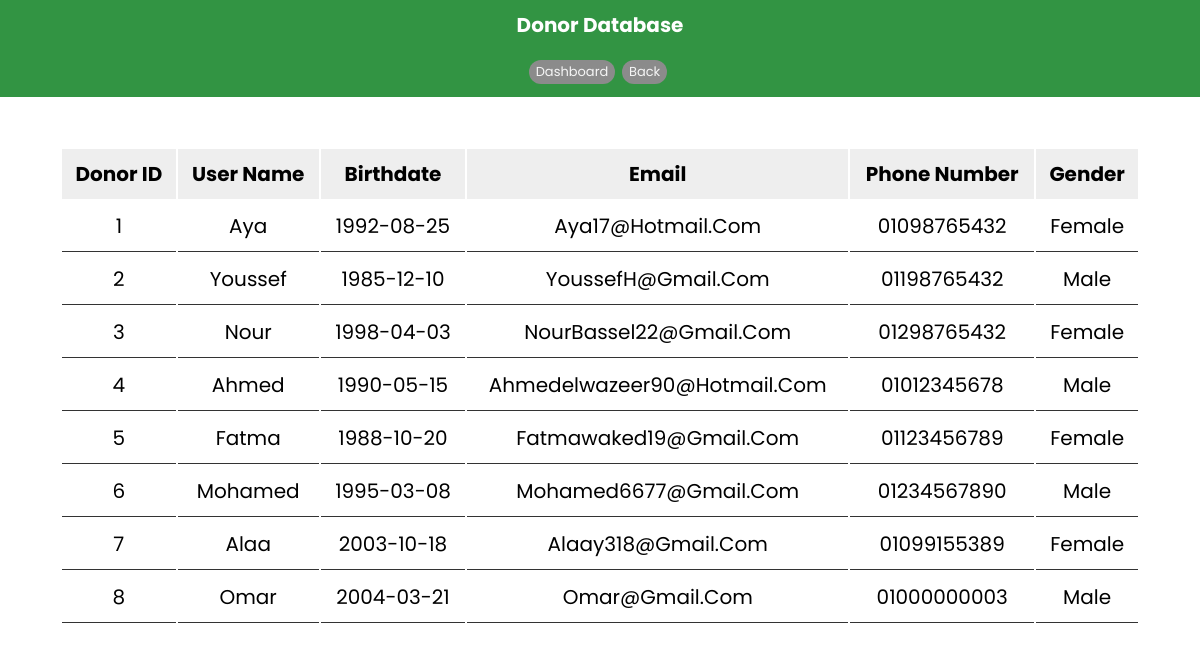
Page /Controller/DonorController.php (signed in) on the committed database.
### tables this page shows
CREATE TABLE `donor` (
  `id` int(10) UNSIGNED NOT NULL,
  `username` varchar(128) DEFAULT NULL,
  `birthdate` date DEFAULT NULL,
  `email` varchar(128) DEFAULT NULL,
  `password` varchar(128) DEFAULT NULL,
  `phone_number` varchar(128) DEFAULT NULL,
  `gender` tinyint(1) DEFAULT NULL
);

### Model/pdo.php (called while the page is built)
<?php
class Singleton
{
    private static $pdo;
    public static function getpdo()
    {
        if (self::$pdo == null)
            self::$pdo = new PDO('mysql:host=localhost;port=3306;dbname=foodbank', 'root', '');
        return self::$pdo;
    }
}

### Model/DonorModel.php (called while the page is built, shortened)
<?php
require_once "pdo.php";
class DonorModel extends ModifiableAbstModel
{
    public static function view_all()
    {
        $stmt = Singleton::getpdo()->query("SELECT * FROM " . self::table);
        return $stmt->fetchAll(PDO::FETCH_ASSOC);
    }
}

### View/DonorView.php (the view, shortened to what this page needs)
<?php
class DonorView extends ViewAbst
{
    function ShowDonorsTable($rows)
    {
        echo ('
            <!DOCTYPE html>
            <html lang="en">
            <head>
                <meta charset="UTF-8">
                <meta http-equiv="X-UA-Compatible" content="IE=edge">
                <meta name="viewport" content="width=device-width, initial-scale=1.0">
                <link rel="stylesheet" href="../CSS/CRUD.css">
                <link rel="stylesheet" href="https://cdnjs.cloudflare.com/ajax/libs/font-awesome/6.5.2/css/all.min.css">
                <link rel="icon" href="../Resources/logo.ico">
                <title>Donors</title>
            </head>
            <body>
                <header>
                    <h1>Donor Database</h1>
                    <nav>
                        <ul>
                            <a href="../Controller/AdminController.php"><li>Dashboard</li></a>
                            <a href="../Controller/DonationController.php"><li>Back</li></a>
                        </ul>
                    </nav>
                </header>
                <div class="container">
                    <div class="object-display">
                        <table class="object-display-table">
                            <thead><tr>
                                <th>Donor ID</th>
                                <th>User Name</th>
                                <th>Birthdate</th>
                                <th>Email</th>
                                <th>Phone Number</th>
                                <th>Gender</th>
                            </tr></thead>
        ');
        foreach ($rows as $row)
            echo ('
                            <tr>
                                <td>' . $row['id'] . '</td>
                                <td>' . $row['username'] . '</td>
                                <td>' . $row['birthdate'] . '</td>
                                <td>' . $row['email'] . '</td>
                                <td>' . $row['phone_number'] . '</td>
                                <td>' . (($row['gender'] == GenderEnum::Male->value) ? "Male" : "Female") . '</td>
                            </tr>
            ');
    }
}

### CSS/CRUD.css (style rules this page uses)
:root { --green: #27ae60; --black: #333; --white: #fff; --bg-color: #eee; --box-shadow: 0 0.5rem 1rem rgba(0, 0, 0, 0.1); --border: 0.1rem solid var(--black); }
* { font-family: "Poppins", sans-serif; margin: 0; padding: 0; box-sizing: border-box; outline: none; border: none; text-decoration: none; text-transform: capitalize; }
header { background-color: #329443; color: #fff; padding: 10px; text-align: center; }
html { font-size: 62.5%; overflow-x: hidden; }
li { display: inline-block; width: auto; cursor: pointer; border-radius: 5rem; margin-top: 1rem; margin-bottom: 0.3rem; margin-right: 0.4rem; font-size: small; padding: 0.2rem 0.7rem; background: rgb(139, 139, 139); color: rgb(245, 245, 245); text-align: center; }
.container { width: 95%; padding: 3rem; margin: 0 auto; }
.object-display { margin: 2rem 0; }
.object-display .object-display-table { width: 100%; text-align: center; }
.object-display .object-display-table thead { background: var(--bg-color); }
.object-display .object-display-table th { padding: 1rem; font-size: 2rem; }
.object-display .object-display-table td { padding: 1rem; font-size: 2rem; border-bottom: var(--border); }
h1 { margin-bottom: 1rem; }

### rows in the picture
donor: id "1", username "Aya", birthdate "1992-08-25", email "Aya17@hotmail.com", phone_number "01098765432", gender "Female"
donor: id "2", username "Youssef", birthdate "1985-12-10", email "YoussefH@gmail.com", phone_number "01198765432", gender "Male"
donor: id "3", username "Nour", birthdate "1998-04-03", email "NourBassel22@gmail.com", phone_number "01298765432", gender "Female"
donor: id "4", username "Ahmed", birthdate "1990-05-15", email "Ahmedelwazeer90@hotmail.com", phone_number "01012345678", gender "Male"
donor: id "5", username "Fatma", birthdate "1988-10-20", email "Fatmawaked19@gmail.com", phone_number "01123456789", gender "Female"
donor: id "6", username "Mohamed", birthdate "1995-03-08", email "Mohamed6677@gmail.com", phone_number "01234567890", gender "Male"
donor: id "7", username "Alaa", birthdate "2003-10-18", email "Alaay318@gmail.com", phone_number "01099155389", gender "Female"
donor: id "8", username "Omar", birthdate "2004-03-21", email "Omar@gmail.com", phone_number "01000000003", gender "Male"
